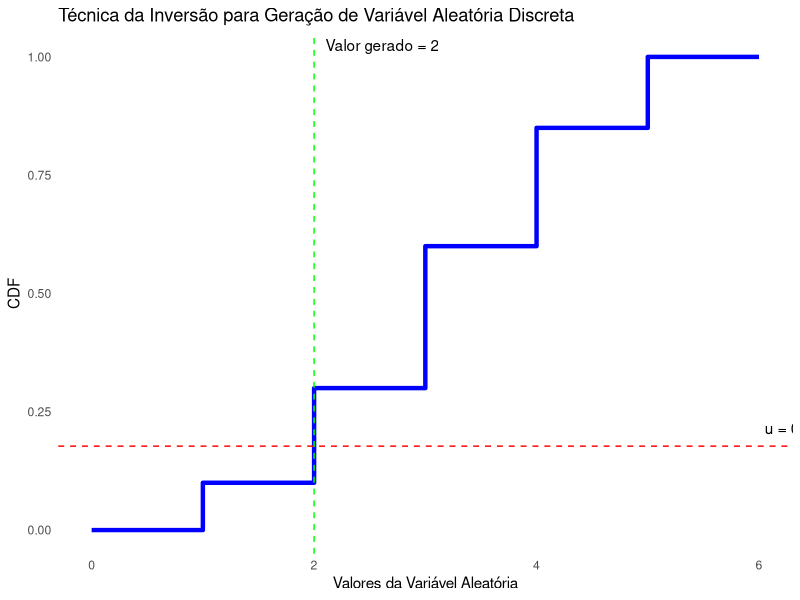
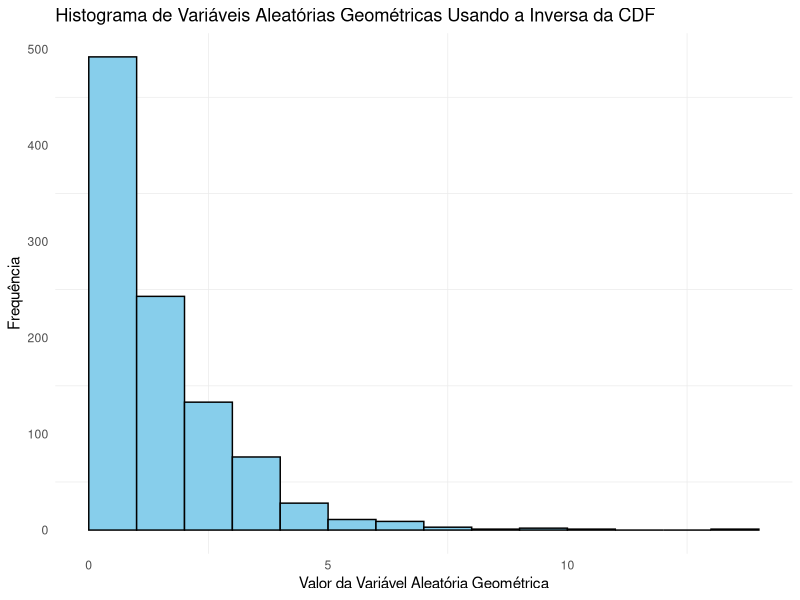
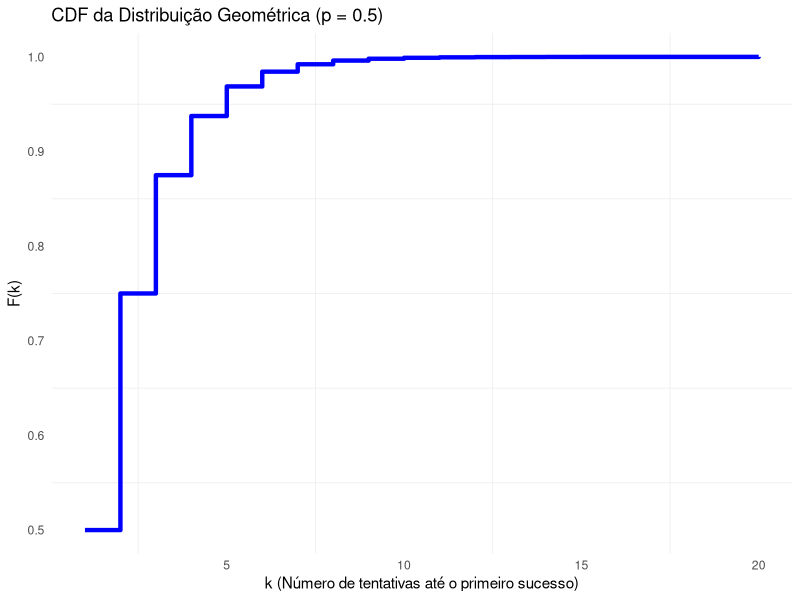
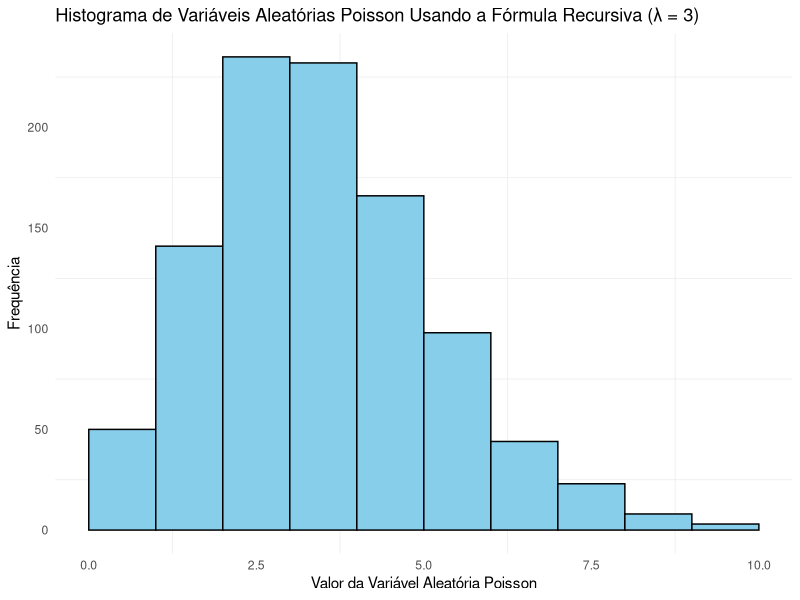
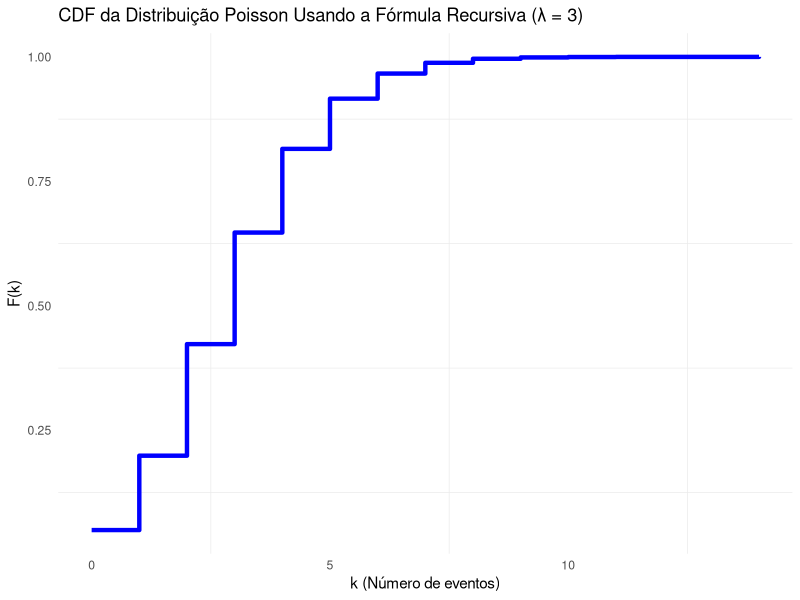

Reproduce these figures in R, in order.
## ---- chunk 1
# Exemplo de valores e probabilidades de uma variável aleatória discreta
valores <- c(0, 1, 2, 3, 4, 5, 6)
probabilidades <- c(0, 0.1, 0.2, 0.3, 0.25, 0.15, 0) 

# Calculando a CDF
cdf <- cumsum(probabilidades)

# Gerando um número aleatório uniforme
u <- runif(1)

# Encontrando o valor correspondente na CDF
valor_gerado <- NA
for (i in seq_along(valores)) {
  if (u < cdf[i]) {
    valor_gerado <- valores[i]
    break
  }
}

# Ajustando o gráfico para corrigir a visualização da CDF e garantir que os valores estejam corretamente posicionados
library(ggplot2)

# Criando um dataframe para os valores e CDF
df <- data.frame(valores = valores, cdf = cdf)

# Gráfico da CDF com número aleatório e valor gerado
ggplot(df, aes(x = valores, y = cdf)) +
  geom_step(direction = "hv", color = "blue", size = 1.5) +
  geom_hline(yintercept = u, color = "red", linetype = "dashed") +
  geom_vline(xintercept = valor_gerado, color = "green", linetype = "dashed") +
  labs(title = "Técnica da Inversão para Geração de Variável Aleatória Discreta",
       x = "Valores da Variável Aleatória", 
       y = "CDF") +
  annotate("text", x = max(valores), y = u, label = sprintf("u = %.2f", u), hjust = -0.1, vjust = -1) +
  annotate("text", x = valor_gerado, y = max(cdf), label = paste("Valor gerado =", valor_gerado), hjust = -0.1, vjust = -0.5) +
  theme_minimal() +
  theme(panel.grid = element_blank())
## ---- chunk 2
# Função para gerar a inversa da CDF para a distribuição geométrica
inversa_cdf_geometrica <- function(p, u) {
  # Usando a fórmula inversa da CDF geométrica: F⁻¹(u) = floor(log(1 - u) / log(1 - p))
  k <- floor(log(1 - u) / log(1 - p))
  return(as.integer(k))
}

# Parâmetro p da distribuição geométrica
p <- 0.5

# Gerando 1000 números uniformemente distribuídos
uniformes <- runif(1000)

# Gerando a variável aleatória geométrica correspondente para cada número uniforme
geometricas <- sapply(uniformes, inversa_cdf_geometrica, p = p)

# Plotando um histograma das variáveis geométricas geradas
library(ggplot2)

df <- data.frame(geometricas = geometricas)
ggplot(df, aes(x = geometricas)) +
  geom_histogram(bins = max(geometricas) + 1, color = "black", fill = "skyblue", boundary = 0, closed = "left") +
  labs(title = "Histograma de Variáveis Aleatórias Geométricas Usando a Inversa da CDF",
       x = "Valor da Variável Aleatória Geométrica", 
       y = "Frequência") +
  theme_minimal() +
  theme(panel.grid.major = element_blank())

# Função para calcular a CDF da distribuição geométrica
cdf_geometrica <- function(k, p) {
  return(1 - (1 - p)^k)
}

# Gerando valores de k para plotar a CDF
k_values <- 1:20
cdf_values <- sapply(k_values, cdf_geometrica, p = p)

# Plotando a CDF da distribuição geométrica
df_cdf <- data.frame(k_values = k_values, cdf_values = cdf_values)
ggplot(df_cdf, aes(x = k_values, y = cdf_values)) +
  geom_step(direction = "hv", color = "blue", size = 1.5) +
  labs(title = "CDF da Distribuição Geométrica (p = 0.5)",
       x = "k (Número de tentativas até o primeiro sucesso)", 
       y = "F(k)") +
  theme_minimal() +
  theme(panel.grid.major = element_blank())
## ---- chunk 3
# Função para gerar a inversa da CDF para a distribuição Poisson usando a técnica de inversão e a fórmula recursiva
inversa_cdf_poisson_recursiva <- function(lam, u) {
  k <- 0
  p <- exp(-lam)  # P(X=0)
  F_acm <- p  # Iniciamos com a probabilidade P(X=0)
  
  # Continuamos somando até que F >= u
  while (u > F_acm) {
    k <- k + 1
    p <- p * lam / k  # Atualiza a probabilidade recursivamente para o próximo valor
    F_acm <- F_acm + p
  }
  
  return(k)
}

# Parâmetro lambda da distribuição Poisson
lam <- 3

# Gerando 1000 números uniformemente distribuídos
uniformes <- runif(1000)

# Gerando a variável aleatória Poisson correspondente para cada número uniforme
poisson_vars <- sapply(uniformes, inversa_cdf_poisson_recursiva, lam = lam)

# Plotando o histograma das variáveis Poisson geradas
library(ggplot2)

df <- data.frame(poisson_vars = poisson_vars)
ggplot(df, aes(x = poisson_vars)) +
  geom_histogram(bins = max(poisson_vars) + 1, color = "black", fill = "skyblue", boundary = 0, closed = "left") +
  labs(title = "Histograma de Variáveis Aleatórias Poisson Usando a Fórmula Recursiva (λ = 3)",
       x = "Valor da Variável Aleatória Poisson", 
       y = "Frequência") +
  theme_minimal() +
  theme(panel.grid.major = element_blank())

# Função para calcular a CDF da distribuição Poisson
cdf_poisson <- function(k, lam) {
  cdf <- 0
  p <- exp(-lam)  # P(X=0)
  for (i in 0:k) {
    cdf <- cdf + p  # Adiciona a probabilidade à CDF
    if (i < k) {
      p <- p * lam / (i + 1)  # Atualiza a probabilidade recursivamente
    }
  }
  return(cdf)
}

# Gerando valores de k para a CDF
k_values <- 0:14
cdf_values <- sapply(k_values, cdf_poisson, lam = lam)

# Plotando a CDF da distribuição Poisson
df_cdf <- data.frame(k_values = k_values, cdf_values = cdf_values)
ggplot(df_cdf, aes(x = k_values, y = cdf_values)) +
  geom_step(direction = "hv", color = "blue", size = 1.5) +
  labs(title = "CDF da Distribuição Poisson Usando a Fórmula Recursiva (λ = 3)",
       x = "k (Número de eventos)", 
       y = "F(k)") +
  theme_minimal() +
  theme(panel.grid.major = element_blank())
